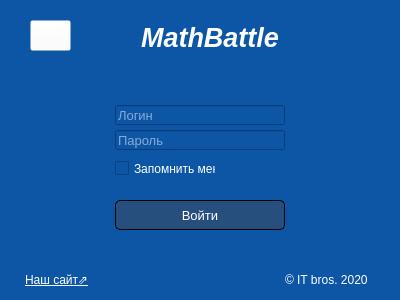
<?xml version="1.0" encoding="UTF-8"?>
<ui version="4.0">
 <class>LoginForm</class>
 <widget class="QWidget" name="LoginForm">
  <property name="enabled">
   <bool>true</bool>
  </property>
  <property name="geometry">
   <rect>
    <x>0</x>
    <y>0</y>
    <width>400</width>
    <height>300</height>
   </rect>
  </property>
  <property name="minimumSize">
   <size>
    <width>400</width>
    <height>300</height>
   </size>
  </property>
  <property name="maximumSize">
   <size>
    <width>400</width>
    <height>300</height>
   </size>
  </property>
  <property name="windowTitle">
   <string>Вход</string>
  </property>
  <property name="autoFillBackground">
   <bool>false</bool>
  </property>
  <property name="styleSheet">
   <string notr="true">background-color: rgb(13, 86, 166);
color: rgb(255, 255, 255);</string>
  </property>
  <widget class="QLabel" name="label_8">
   <property name="geometry">
    <rect>
     <x>135</x>
     <y>20</y>
     <width>150</width>
     <height>35</height>
    </rect>
   </property>
   <property name="font">
    <font>
     <family>Arial</family>
     <pointsize>20</pointsize>
     <weight>75</weight>
     <italic>true</italic>
     <bold>true</bold>
    </font>
   </property>
   <property name="text">
    <string>MathBattle</string>
   </property>
   <property name="alignment">
    <set>Qt::AlignCenter</set>
   </property>
  </widget>
  <widget class="QLabel" name="label_6">
   <property name="geometry">
    <rect>
     <x>285</x>
     <y>270</y>
     <width>91</width>
     <height>20</height>
    </rect>
   </property>
   <property name="font">
    <font>
     <pointsize>9</pointsize>
    </font>
   </property>
   <property name="text">
    <string>© IT bros. 2020</string>
   </property>
  </widget>
  <widget class="QLabel" name="label_5">
   <property name="geometry">
    <rect>
     <x>25</x>
     <y>270</y>
     <width>221</width>
     <height>20</height>
    </rect>
   </property>
   <property name="font">
    <font>
     <pointsize>9</pointsize>
    </font>
   </property>
   <property name="text">
    <string>&lt;html&gt;&lt;head/&gt;&lt;body&gt;&lt;p&gt;&lt;a href=&quot;https://mathbattlesite.herokuapp.com/&quot;&gt;&lt;span style=&quot; text-decoration: underline; color: #ffffff&quot;&gt;Наш сайт⇗&lt;/span&gt;&lt;/a&gt;&lt;/p&gt;&lt;/body&gt;&lt;/html&gt;</string>
   </property>
   <property name="openExternalLinks">
    <bool>true</bool>
   </property>
  </widget>
  <widget class="QPushButton" name="LoginButton">
   <property name="geometry">
    <rect>
     <x>115</x>
     <y>200</y>
     <width>170</width>
     <height>30</height>
    </rect>
   </property>
   <property name="minimumSize">
    <size>
     <width>170</width>
     <height>30</height>
    </size>
   </property>
   <property name="maximumSize">
    <size>
     <width>160</width>
     <height>30</height>
    </size>
   </property>
   <property name="font">
    <font>
     <pointsize>10</pointsize>
    </font>
   </property>
   <property name="styleSheet">
    <string notr="true">QPushButton {
	border: 1px solid black;
	color: rgb(255, 255, 255);
	background-color:  rgb(39, 79, 125);
	border-radius: 5px;
}
QPushButton:hover {
	background-color: rgb(13, 86, 166);
}

QPushButton:pressed {
	background-color:  rgb(24, 50, 79);
}</string>
   </property>
   <property name="text">
    <string>Войти</string>
   </property>
  </widget>
  <widget class="QPushButton" name="return_home_Button">
   <property name="geometry">
    <rect>
     <x>30</x>
     <y>20</y>
     <width>41</width>
     <height>31</height>
    </rect>
   </property>
   <property name="font">
    <font>
     <pointsize>18</pointsize>
    </font>
   </property>
   <property name="autoFillBackground">
    <bool>false</bool>
   </property>
   <property name="styleSheet">
    <string notr="true">background-color: url(right-arrow-outline.png);
background-color: rgba(255, 255, 255, 10);</string>
   </property>
   <property name="text">
    <string/>
   </property>
   <property name="icon">
    <iconset>
     <normaloff>../../../../../Антон/Desktop/data/img/right-arrow-outline.png</normaloff>../../../../../Антон/Desktop/data/img/right-arrow-outline.png</iconset>
   </property>
   <property name="iconSize">
    <size>
     <width>20</width>
     <height>20</height>
    </size>
   </property>
   <property name="checkable">
    <bool>false</bool>
   </property>
   <property name="checked">
    <bool>false</bool>
   </property>
   <property name="autoRepeat">
    <bool>false</bool>
   </property>
   <property name="autoExclusive">
    <bool>false</bool>
   </property>
   <property name="autoRepeatDelay">
    <number>300</number>
   </property>
   <property name="autoDefault">
    <bool>false</bool>
   </property>
   <property name="default">
    <bool>false</bool>
   </property>
   <property name="flat">
    <bool>false</bool>
   </property>
  </widget>
  <widget class="QLineEdit" name="login_lineEdit">
   <property name="geometry">
    <rect>
     <x>115</x>
     <y>105</y>
     <width>170</width>
     <height>20</height>
    </rect>
   </property>
   <property name="maximumSize">
    <size>
     <width>170</width>
     <height>25</height>
    </size>
   </property>
   <property name="font">
    <font>
     <pointsize>10</pointsize>
    </font>
   </property>
   <property name="placeholderText">
    <string>Логин</string>
   </property>
  </widget>
  <widget class="QLineEdit" name="password_lineEdit">
   <property name="geometry">
    <rect>
     <x>115</x>
     <y>130</y>
     <width>170</width>
     <height>20</height>
    </rect>
   </property>
   <property name="maximumSize">
    <size>
     <width>170</width>
     <height>25</height>
    </size>
   </property>
   <property name="font">
    <font>
     <pointsize>10</pointsize>
    </font>
   </property>
   <property name="echoMode">
    <enum>QLineEdit::Password</enum>
   </property>
   <property name="dragEnabled">
    <bool>false</bool>
   </property>
   <property name="readOnly">
    <bool>false</bool>
   </property>
   <property name="placeholderText">
    <string>Пароль</string>
   </property>
   <property name="cursorMoveStyle">
    <enum>Qt::LogicalMoveStyle</enum>
   </property>
  </widget>
  <widget class="QCheckBox" name="remembrMe_checkBox">
   <property name="geometry">
    <rect>
     <x>115</x>
     <y>160</y>
     <width>101</width>
     <height>17</height>
    </rect>
   </property>
   <property name="text">
    <string>Запомнить меня</string>
   </property>
  </widget>
  <widget class="QLabel" name="error_label">
   <property name="geometry">
    <rect>
     <x>80</x>
     <y>72</y>
     <width>251</width>
     <height>21</height>
    </rect>
   </property>
   <property name="contextMenuPolicy">
    <enum>Qt::DefaultContextMenu</enum>
   </property>
   <property name="styleSheet">
    <string notr="true">QLabel {
	color: rgb(255, 0, 0);
	text-align: center;
}</string>
   </property>
   <property name="text">
    <string/>
   </property>
   <property name="textFormat">
    <enum>Qt::AutoText</enum>
   </property>
  </widget>
 </widget>
 <resources/>
 <connections/>
</ui>
